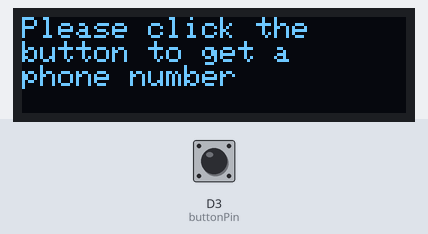
Recording of a program running on a simulated ESP8266 (NodeMCU). Shown: 128×32 one-colour display. The inputs (shaded band) are chosen by the test bench; at power-on: D3 (buttonPin) HIGH. What the program prints to the serial monitor is not drawn.

Above: at 1.2 s.
1.3 s: D3 (buttonPin) pulled LOW for 0.15 s
At 2.7 s:
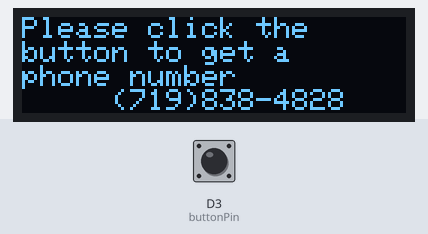
Timing chart, 0 to 4.3 s (numbered marks = the images above; inputs shaded):
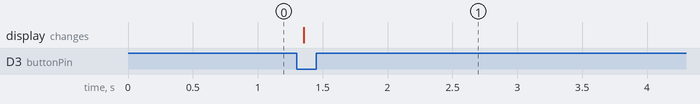

Measured:
- after the input at 1.3 s, the display: changes after 0.06 s (image 1)

The program:

main.cpp
```cpp
#include <Arduino.h>
#include <Wire.h>
#include <Adafruit_GFX.h>
#include <Adafruit_SSD1306.h>
#include <Adafruit_I2CDevice.h>

#define SCREEN_WIDTH 128 // OLED display width, in pixels
#define SCREEN_HEIGHT 32 // OLED display height, in pixels

const int buttonPin = D3;     // the number of the pushbutton pin

int buttonState = 0;         // variable for reading the pushbutton status

Adafruit_SSD1306 display(SCREEN_WIDTH, SCREEN_HEIGHT, &Wire);

void setup() {
  Serial.begin(9600);

  pinMode(buttonPin, INPUT);

  if(!display.begin(SSD1306_SWITCHCAPVCC, 0x3C)) { // I2C Address 0x3C for 128x32
    Serial.println(F("SSD1306 allocation failed"));
    for(;;); // Don't proceed, loop forever
  }

  display.clearDisplay();
  display.setTextSize(1);                    // Set for small font
  display.setTextColor(WHITE);
  display.setCursor(0,0);                    // Set cursor to upper left
  display.println("Please click the");
  display.println("button to get a");
  display.println("phone number");

  display.display();
}

void loop() {

    buttonState = digitalRead(buttonPin);

Serial.println(buttonState);

  if (buttonState == 0) {
    display.println("     (719)838-4828");
    display.display();
  }

  delay(100);
}
```
